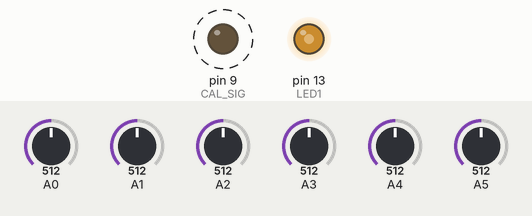
The sketch below on a simulated Arduino Uno, built with avr-gcc and run on an emulated ATmega328P. Shown: output pins drawn as LEDs (lit = HIGH). Dashed ring = blinking. The inputs (shaded band) are chosen by the test bench; at power-on: A0 = 512, A1 = 512, A2 = 512, A3 = 512, A4 = 512, A5 = 512. What the sketch prints to the serial monitor is not drawn.

Above: at 1.2 s.
1.3 s: A0 set to 30
4.3 s: A1 set to 30
7.3 s: A2 set to 106
10.3 s: A2 set to 92
13.3 s: A0 set to 306
16.3 s: A1 set to 92
19.3 s: A1 set to 105
Timing chart, 0 to 23.3 s (numbered marks = the images above; inputs shaded):
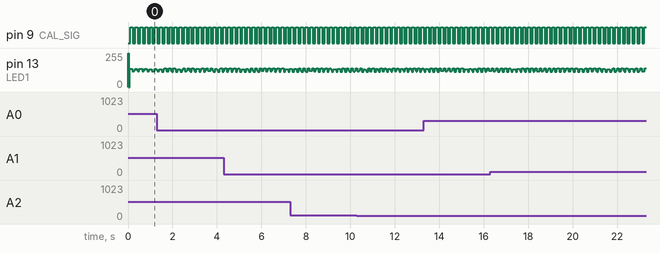

The sketch:

ShieldEkgEmgDemo_old.ino
```cpp
/**********************************************************/
/* Demo program for:                                      */
/*    Board: SHIELD-EKG/EMG + Olimexino328                */
/*  Manufacture: OLIMEX                                   */
/*  COPYRIGHT (C) 2012                                    */
/*  Designed by:  Penko Todorov Bozhkov                   */
/*   Module Name:   Sketch                                */
/*   File   Name:   ShieldEkgEmgDemo.ino                  */
/*   Revision:  Rev.A                                     */
/*    -> Added is suppport for all Arduino boards.        */
/*       This code could be recompiled for all of them!   */
/*   Date: 19.12.2012                                     */
/*   Built with Arduino C/C++ Compiler, version: 1.0.3    */
/**********************************************************/
/**********************************************************
Purpose of this programme is to give you an easy way to
connect Olimexino328 to ElectricGuru(TM), see:
https://www.olimex.com/Products/EEG/OpenEEG/EEG-SMT/resources/ElecGuru40.zip
where you'll be able to observe yours own EKG or EMG signal.
It is based on:
***********************************************************
* ModularEEG firmware for one-way transmission, v0.5.4-p2
* Copyright (c) 2002-2003, Joerg Hansmann, Jim Peters, Andreas Robinson
* License: GNU General Public License (GPL) v2
***********************************************************
For proper communication packet format given below have to be supported:
///////////////////////////////////////////////
////////// Packet Format Version 2 ////////////
///////////////////////////////////////////////
// 17-byte packets are transmitted from Olimexino328 at 256Hz,
// using 1 start bit, 8 data bits, 1 stop bit, no parity, 57600 bits per second.

// Minimial transmission speed is 256Hz * sizeof(Olimexino328_packet) * 10 = 43520 bps.

struct Olimexino328_packet
{
  uint8_t	sync0;		// = 0xa5
  uint8_t	sync1;		// = 0x5a
  uint8_t	version;	// = 2 (packet version)
  uint8_t	count;		// packet counter. Increases by 1 each packet.
  uint16_t	data[6];	// 10-bit sample (= 0 - 1023) in big endian (Motorola) format.
  uint8_t	switches;	// State of PD5 to PD2, in bits 3 to 0.
};
*/
/**********************************************************/
#include <compat/deprecated.h>
#include <FlexiTimer2.h>

//http://www.arduino.cc/playground/Main/FlexiTimer2

// All definitions
#define NUMCHANNELS 6
#define HEADERLEN 4
#define PACKETLEN (NUMCHANNELS * 2 + HEADERLEN + 1)
#define SAMPFREQ 256                      // ADC sampling rate 256
#define TIMER2VAL (1024/(SAMPFREQ))       // Set 256Hz sampling frequency
#define LED1  13
#define CAL_SIG 9

// Global constants and variables
volatile unsigned char CurrentCh;         //Current channel being sampled.
volatile unsigned char counter = 0;	  //Additional divider used to generate CAL_SIG
volatile unsigned int ADC_Value = 0;	  //ADC current value
volatile unsigned int emgData[NUMCHANNELS];

//~~~~~~~~~~
// Functions
//~~~~~~~~~~

/****************************************************/
/*  Function name: Toggle_LED1                      */
/*  Parameters                                      */
/*    Input   :  No	                            */
/*    Output  :  No                                 */
/*    Action: Switches-over LED1.                   */
/****************************************************/
void Toggle_LED1(void){

 if((digitalRead(LED1))==HIGH){ digitalWrite(LED1,LOW); }
 else{ digitalWrite(LED1,HIGH); }

}

/****************************************************/
/*  Function name: toggle_GAL_SIG                   */
/*  Parameters                                      */
/*    Input   :  No	                            */
/*    Output  :  No                                 */
/*    Action: Switches-over GAL_SIG.                */
/****************************************************/
void toggle_GAL_SIG(void){

 if(digitalRead(CAL_SIG) == HIGH){ digitalWrite(CAL_SIG, LOW); }
 else{ digitalWrite(CAL_SIG, HIGH); }

}

/****************************************************/
/*  Function name: setup                            */
/*  Parameters                                      */
/*    Input   :  No	                            */
/*    Output  :  No                                 */
/*    Action: Initializes all peripherals           */
/****************************************************/
void setup() {

 noInterrupts();  // Disable all interrupts before initialization

 // LED1
 pinMode(LED1, OUTPUT);  //Setup LED1 direction
 digitalWrite(LED1,LOW); //Setup LED1 state
 pinMode(CAL_SIG, OUTPUT);

 // Emg Data (6 channels)
 emgData[0] = 0;
 emgData[1] = 0;
 emgData[2] = 0;
 emgData[3] = 0;
 emgData[4] = 0;
 emgData[5] = 0;

 // Serial Port
 Serial.begin(57600);
 //Set speed to 57600 bps

 // MCU sleep mode = idle.
 //outb(MCUCR,(inp(MCUCR) | (1<<SE)) & (~(1<<SM0) | ~(1<<SM1) | ~(1<<SM2)));
    interrupts();  // Enable all interrupts after initialization has been completed


}

unsigned int getInt(volatile unsigned char high_byte, volatile unsigned char low_byte)
{
  unsigned int value = ((high_byte&0x0f)*256)+(low_byte);
  return(value);
}


/****************************************************/
/*  Function name: loop                             */
/*  Parameters                                      */
/*    Input   :  No	                            */
/*    Output  :  No                                 */
/*    Action: Puts MCU into sleep mode.             */
/****************************************************/
void loop() {
   // Toggle LED1 with ADC sampling frequency /2
  Toggle_LED1();

  //Read the 6 ADC inputs and store current values in Packet
  for(CurrentCh=0;CurrentCh<6;CurrentCh++){
    ADC_Value = analogRead(CurrentCh);
    emgData[CurrentCh] = ADC_Value;
  }

  Serial.print(emgData[0]);
  Serial.print(",");
  Serial.print(emgData[1]);
  Serial.print(",");
  Serial.println(emgData[2]);

  delay(TIMER2VAL*2);

  // Generate the CAL_SIGnal
  counter++;		// increment the devider counter
  if(counter == 12){	// 250/12/2 = 10.4Hz ->Toggle frequency
    counter = 0;
    toggle_GAL_SIG();	// Generate CAL signal with frequ ~10Hz
  }

}
```

Measured:
- by itself, pin 9 (CAL_SIG): alternates HIGH for 0.11 s and LOW for 0.11 s
